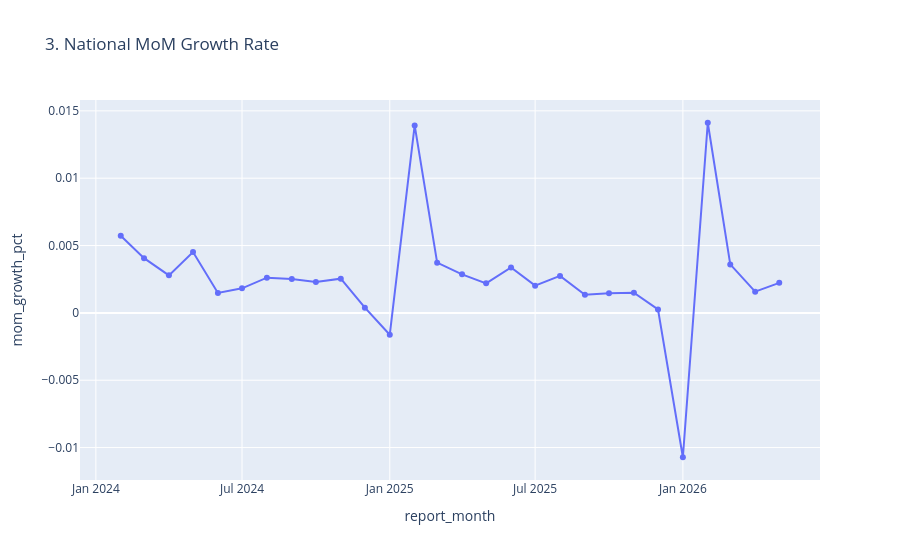

Notebook code cell kept with this figure:
### Markdown cell above
### Graph 3: National Month-over-Month Growth Rate

Elements: x-axis is month; y-axis is percentage growth from the previous month.

Why: percentage movement helps compare change magnitude across time independent of total scale.

### Code cell
explain(
    "National MoM Growth Rate",
    "Line = percentage growth; zero line separates expansion from contraction.",
    "Consistent positive rates imply a smoother forecast; volatile rates suggest using baseline comparisons.",
)
fig = px.line(monthly.dropna(subset=["mom_growth_pct"]), x="report_month", y="mom_growth_pct", markers=True, title="3. National MoM Growth Rate")
fig.show()

### Figure 1 — Plotly figure (JSON) as saved in the notebook; plotly's stock layout.template omitted (floating-point values rounded to 4 significant figures)
{"data": [{"hovertemplate": "report_month=%{x}<br>mom_growth_pct=%{y}<extra></extra>", "legendgroup": "", "line": {"color": "#636efa", "dash": "solid"}, "marker": {"symbol": "circle"}, "mode": "lines+markers", "name": "", "orientation": "v", "showlegend": false, "type": "scatter", "x": ["2024-02-01T00:00:00.000000", "2024-03-01T00:00:00.000000", "2024-04-01T00:00:00.000000", "2024-05-01T00:00:00.000000", "2024-06-01T00:00:00.000000", "2024-07-01T00:00:00.000000", "2024-08-01T00:00:00.000000", "2024-09-01T00:00:00.000000", "2024-10-01T00:00:00.000000", "2024-11-01T00:00:00.000000", "2024-12-01T00:00:00.000000", "2025-01-01T00:00:00.000000", "2025-02-01T00:00:00.000000", "2025-03-01T00:00:00.000000", "2025-04-01T00:00:00.000000", "2025-05-01T00:00:00.000000", "2025-06-01T00:00:00.000000", "2025-07-01T00:00:00.000000", "2025-08-01T00:00:00.000000", "2025-09-01T00:00:00.000000", "2025-10-01T00:00:00.000000", "2025-11-01T00:00:00.000000", "2025-12-01T00:00:00.000000", "2026-01-01T00:00:00.000000", "2026-02-01T00:00:00.000000", "2026-03-01T00:00:00.000000", "2026-04-01T00:00:00.000000", "2026-05-01T00:00:00.000000"], "xaxis": "x", "y": [0.005729, 0.004064, 0.002787, 0.004521, 0.001478, 0.001825, 0.002616, 0.002509, 0.002288, 0.00254, 0.0003882, -0.00162, 0.01392, 0.003727, 0.002863, 0.002194, 0.003369, 0.002023, 0.002743, 0.001346, 0.001449, 0.001503, 0.0002549, -0.01072, 0.01412, 0.003599, 0.001576, 0.002229], "yaxis": "y"}], "layout": {"legend": {"tracegroupgap": 0}, "title": {"text": "3. National MoM Growth Rate"}, "xaxis": {"anchor": "y", "domain": [0.0, 1.0], "title": {"text": "report_month"}}, "yaxis": {"anchor": "x", "domain": [0.0, 1.0], "title": {"text": "mom_growth_pct"}}}}
